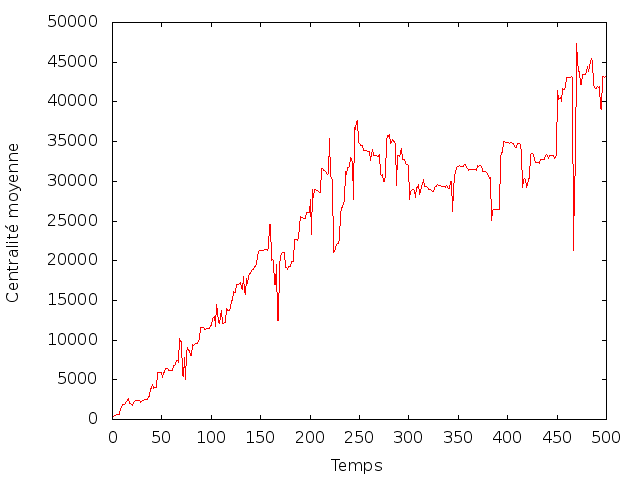

This figure's gnuplot source:
set terminal png
set output 'centrality.png'

set nokey
set xlabel 'Temps'
set ylabel 'Centralité moyenne'

plot "centrality.dat" with lines
